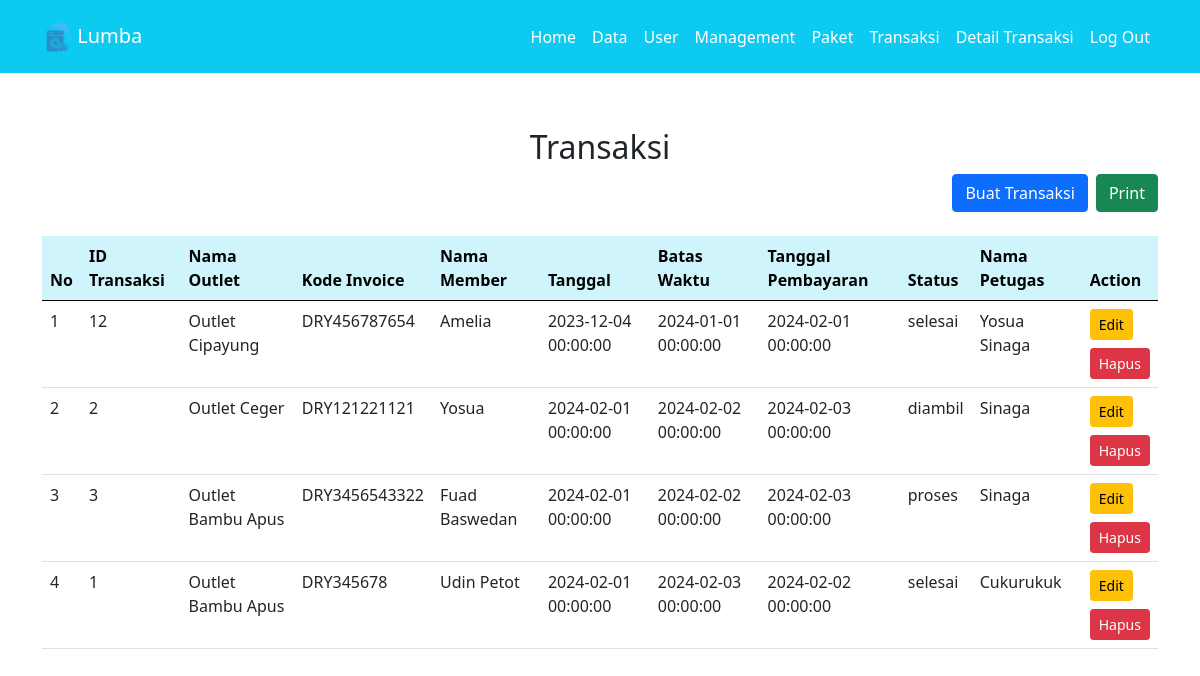
/admin/transaksi.php (signed in), run on the app's committed database.
### tables this page shows
CREATE TABLE `transaksi` (
  `id_transaksi` int NOT NULL,
  `outlet_id` int DEFAULT NULL,
  `kode_invoice` varchar(100) DEFAULT NULL,
  `member_id` int DEFAULT NULL,
  `tgl` datetime DEFAULT NULL,
  `batas_waktu` datetime DEFAULT NULL,
  `tgl_pembayaran` datetime DEFAULT NULL,
  `status` enum('baru','proses','selesai','diambil') DEFAULT NULL,
  `user_id` int DEFAULT NULL
);

CREATE TABLE `outlet` (
  `id_outlet` int NOT NULL,
  `nama_outlet` varchar(100) DEFAULT NULL,
  `alamat_outlet` text,
  `telp_outlet` varchar(15) DEFAULT NULL
);

CREATE TABLE `member` (
  `id_member` int NOT NULL,
  `nama_member` varchar(100) DEFAULT NULL,
  `alamat_member` text,
  `jenis_kelamin` enum('L','P') DEFAULT NULL,
  `telp_member` varchar(15) DEFAULT NULL
);

CREATE TABLE `users` (
  `id_user` int NOT NULL,
  `nama_user` varchar(100) DEFAULT NULL,
  `username` varchar(32) DEFAULT NULL,
  `password` varchar(150) DEFAULT NULL,
  `outlet_id` int DEFAULT NULL,
  `role` enum('admin','kasir','owner') DEFAULT NULL
);

### admin/transaksi.php (the view, shortened to what this page needs)
<?php
include 'koneksi.php';
include 'nav.php';
?>
<div class="container mt-5 content-container">
    <h2 class="text-center">Transaksi</h2>
    <div class="d-flex justify-content-end mb-3">
    <button type="button" class="btn btn-primary me-2" data-bs-toggle="modal" data-bs-target="#tambahDataModal">
        Buat Transaksi
    </button>
    <button type="button" class="btn btn-success" onClick="window.print()">
        Print
    </button>
</div>
    <table class="table mt-4" id="tableData">
    <thead class="table-info">
    <tr>
        <th scope="col">No</th>
        <th scope="col">ID Transaksi</th>
        <th scope="col">Nama Outlet</th>
        <th scope="col">Kode Invoice</th>
        <th scope="col">Nama Member</th>
        <th scope="col">Tanggal</th>
        <th scope="col">Batas Waktu</th>
        <th scope="col">Tanggal Pembayaran</th>
        <th scope="col">Status</th>
        <th scope="col">Nama Petugas</th>
        <th scope="col">Action</th>
    </tr>
</thead>
<tbody>
    <?php
    $no = 1;
    $hasil = $koneksi->query("SELECT transaksi.*, outlet.nama_outlet, member.nama_member, users.nama_user
                            FROM transaksi
                            JOIN outlet ON transaksi.outlet_id = outlet.id_outlet
                            JOIN member ON transaksi.member_id = member.id_member
                            JOIN users ON transaksi.user_id = users.id_user");
    while ($row = $hasil->fetch_assoc()) {
    ?>
        <tr>
            <td><?= $no++; ?></td>
            <td><?= $row['id_transaksi']; ?></td>
            <td><?= $row['nama_outlet']; ?></td>
            <td><?= $row['kode_invoice']; ?></td>
            <td><?= $row['nama_member']; ?></td>
            <td><?= $row['tgl']; ?></td>
            <td><?= $row['batas_waktu']; ?></td>
            <td><?= $row['tgl_pembayaran']; ?></td>
            <td><?= $row['status']; ?></td>
            <td><?= $row['nama_user']; ?></td>
            <td>
                        <button type="button" class="btn btn-warning btn-sm" data-bs-toggle="modal"
                            data-bs-target="#editModal<?= $row['id_transaksi']; ?>">
                            Edit
                        </button>
                    <br />
                    <button type="button" class="btn btn-danger btn-sm mt-2" data-bs-toggle="modal"
                        data-bs-target="#hapusModal<?= $row['id_transaksi']; ?>">
                        Hapus
                    </button>
                </td>
            </tr>
        <?php
        }
        ?>
    </tbody>
</table>
  </div>
</body>

### admin/nav.php (style rules this page uses)
.content-container { padding-top: 80px; }

### data on the page
transaksi: id_transaksi "12", outlet.nama_outlet "Outlet Cipayung", kode_invoice "DRY456787654", member.nama_member "Amelia", tgl "2023-12-04 00:00:00", batas_waktu "2024-01-01 00:00:00", tgl_pembayaran "2024-02-01 00:00:00", status "selesai", user.nama_user "Yosua Sinaga"
transaksi: id_transaksi "2", outlet.nama_outlet "Outlet Ceger", kode_invoice "DRY121221121", member.nama_member "Yosua", tgl "2024-02-01 00:00:00", batas_waktu "2024-02-02 00:00:00", tgl_pembayaran "2024-02-03 00:00:00", status "diambil", user.nama_user "Sinaga"
transaksi: id_transaksi "3", outlet.nama_outlet "Outlet Bambu Apus", kode_invoice "DRY3456543322", member.nama_member "Fuad Baswedan", tgl "2024-02-01 00:00:00", batas_waktu "2024-02-02 00:00:00", tgl_pembayaran "2024-02-03 00:00:00", status "proses", user.nama_user "Sinaga"
transaksi: id_transaksi "1", outlet.nama_outlet "Outlet Bambu Apus", kode_invoice "DRY345678", member.nama_member "Udin Petot", tgl "2024-02-01 00:00:00", batas_waktu "2024-02-03 00:00:00", tgl_pembayaran "2024-02-02 00:00:00", status "selesai", user.nama_user "Cukurukuk"
